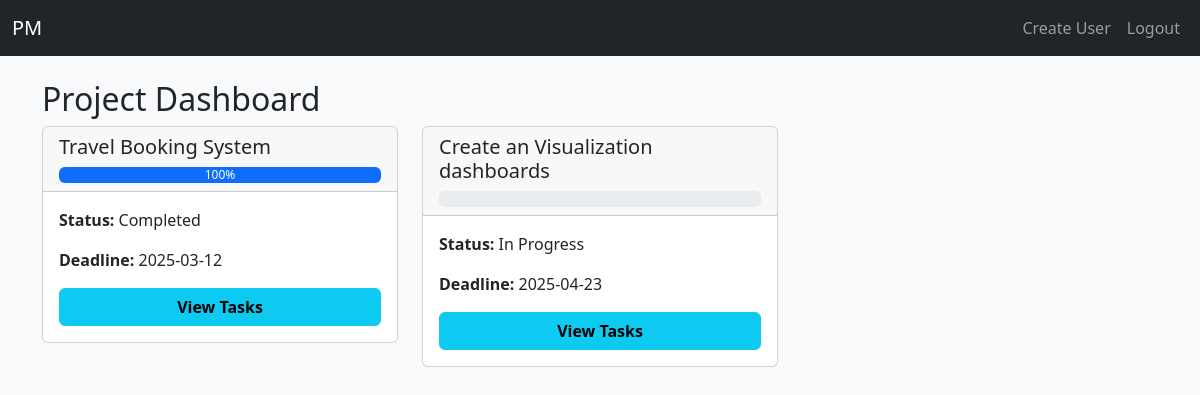
Screenshot of /projects/dashboard (signed in) with the database file from the repository.
### app/models.py (models this page shows)
class Project(db.Model):
    __tablename__ = 'projects'
    id = db.Column(db.Integer, primary_key=True)
    name = db.Column(db.String(150), nullable=False)
    description = db.Column(db.Text)
    deadline = db.Column(db.Date)
    status = db.Column(db.String(50), default='Not Started')  # Not Started, In Progress, Completed
    manager_id = db.Column(db.Integer, db.ForeignKey('users.id'))
    manager = db.relationship('User', backref='managed_projects')
    members = db.relationship('User', secondary='project_members', backref='projects')

### app/project/routes.py (the view)
@project.route('/dashboard')
@login_required
def project_dashboard():
    if current_user.role == 'admin':
        projects = Project.query.all()
    elif current_user.role == 'project_manager':
        projects = Project.query.filter_by(manager_id=current_user.id).all()
    else:
        projects = current_user.projects
    project_data = []
    for project in projects:
        total_tasks = len(project.tasks)
        completed_tasks = len([task for task in project.tasks if task.status.lower() == 'completed'])
        percent_complete = int((completed_tasks / total_tasks) * 100) if total_tasks > 0 else 0
        project_data.append({
            'project': project,
            'percent_complete': percent_complete
        })
    return render_template('project/dashboard_project.html', projects=project_data)

### app/__init__.py (called while the page is built)
def create_app():
    app = Flask(__name__)
    app.config.from_object(Config)
    db.init_app(app)
    login_manager.init_app(app)
    @login_manager.user_loader
    def load_user(user_id):
        return User.query.get(int(user_id))
    from .auth.routes import auth
    app.register_blueprint(auth)
    from .project.routes import project
    app.register_blueprint(project)
    from .task.routes import task_bp
    app.register_blueprint(task_bp)
    with app.app_context():
        db.create_all()
        if not User.query.first():
            admin_user = User(
                name='Admin',
                phone='1111111111',
                email='admin@gmail.com',
                role='admin'
            )
            admin_user.set_password('admin')
            db.session.add(admin_user)
            db.session.commit()
    return app

### app/templates/project/dashboard_project.html (shortened to what this page needs)
{% extends 'layout.html' %}
{% block content %}
<h2>Project Dashboard</h2>
<div class="row">
    {% for project in projects %}
        <div class="col-md-4 mb-4">
            <div class="card">
                <div class="card-header">
                    <h5 class="card-title">{{ project.project.name }}</h5>
                    <div class="progress">
                        <div class="progress-bar" role="progressbar" style="width: {{ project.percent_complete }}%;" aria-valuenow="{{ project.percent_complete }}" aria-valuemin="0" aria-valuemax="100">
                            {{ project.percent_complete }}%
                        </div>
                    </div>
                </div>
                <div class="card-body">
                    <p><strong>Status:</strong> {{ project.project.status }}</p>
                    <p><strong>Deadline:</strong> {{ project.project.deadline.strftime('%Y-%m-%d') if project.project.deadline else "N/A" }}</p>
                    <button class="btn btn-info w-100" type="button" data-bs-toggle="collapse" data-bs-target="#tasks-{{ project.project.id }}" aria-expanded="false" aria-controls="tasks-{{ project.project.id }}">
                        View Tasks
                    </button>
                </div>
            </div>
        </div>
    {% endfor %}
</div>
{% endblock %}

### app/templates/project/dashboard_project.html (style rules this page uses)
.btn-info { font-weight: bold; }

### rows the page displays
Project: project.name "Travel Booking System", project.status "Completed", project.deadline "2025-03-12"
Project: project.name "Create an Visualization dashboards", project.status "In Progress", project.deadline "2025-04-23"

### other values shown
{{ project.percent_complete }} "100"
